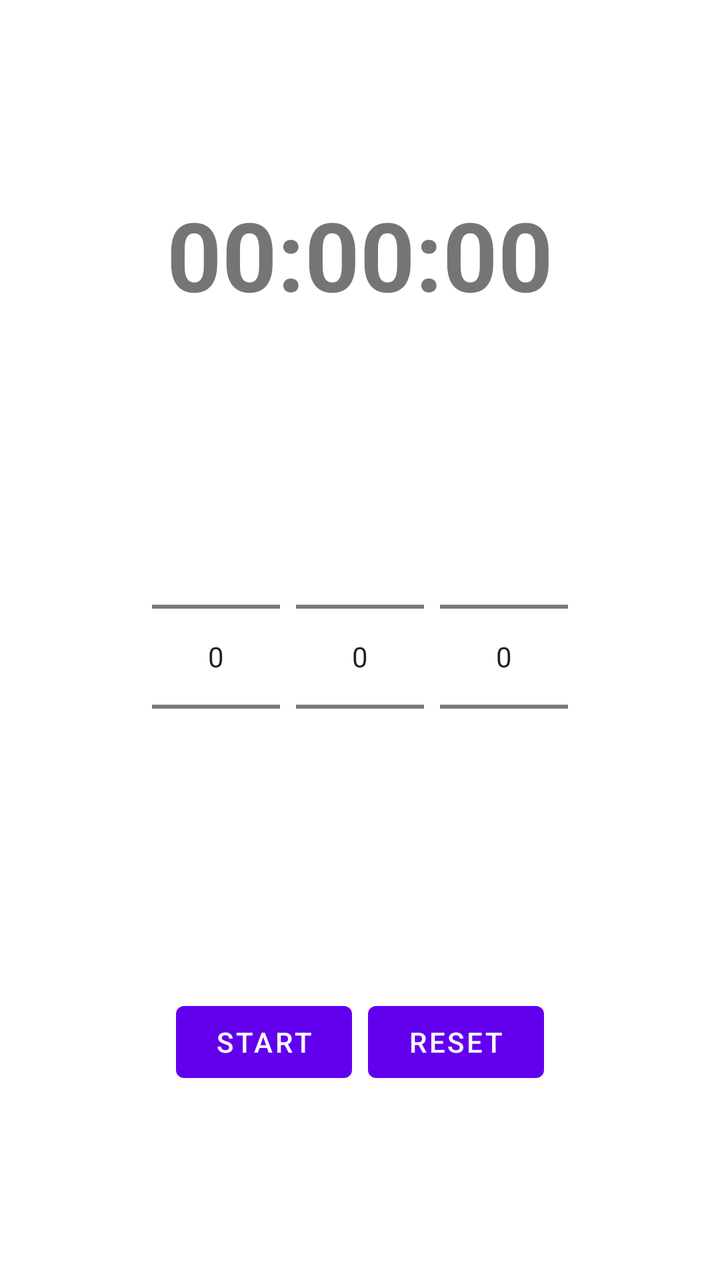
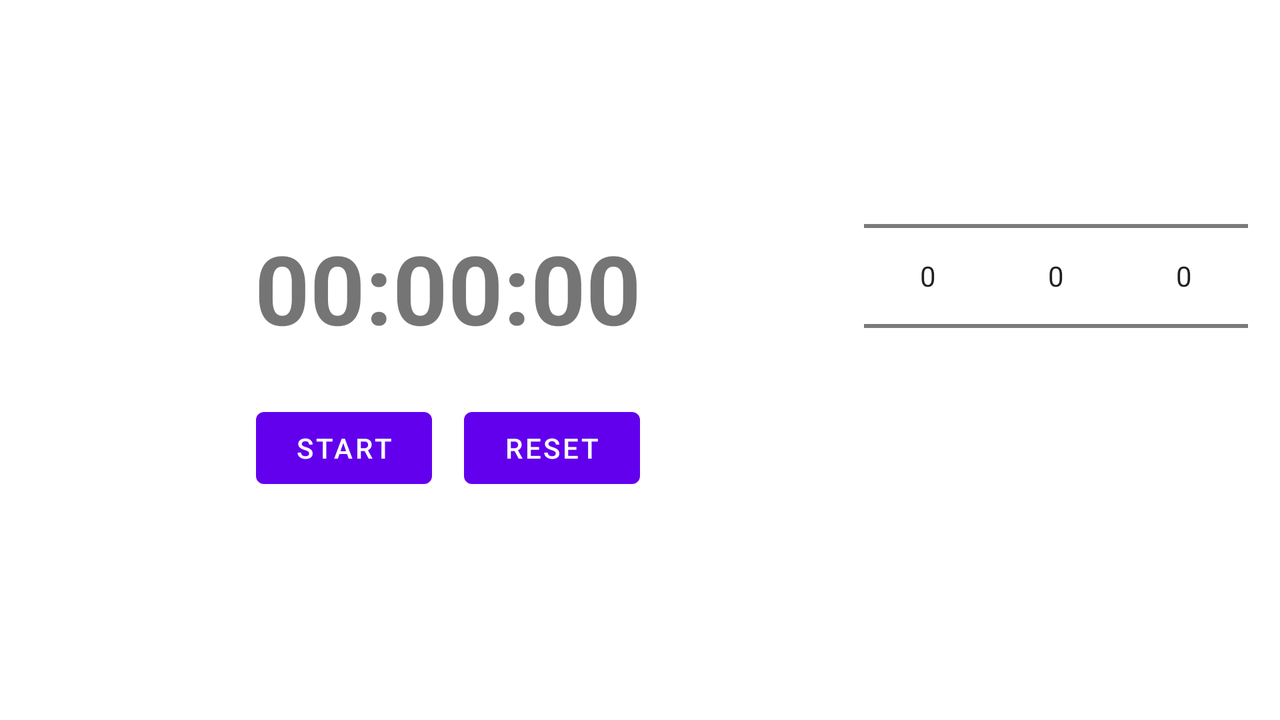

Compare how this app lays out the same screen by default and in its alternative resource folder. The renders come first, then the two layout files and the values they reference.
<!-- AndroidManifest.xml: application theme Theme.ShareYourTime -->
<!-- res/layout/fragment_timer.xml -->
<?xml version="1.0" encoding="utf-8"?>
<androidx.constraintlayout.widget.ConstraintLayout
    xmlns:android="http://schemas.android.com/apk/res/android"
    xmlns:app="http://schemas.android.com/apk/res-auto"
    android:layout_width="match_parent"
    android:layout_height="match_parent"
    android:padding="16dp">

    <TextView
        android:id="@+id/timerTextView"
        android:layout_width="wrap_content"
        android:layout_height="wrap_content"
        android:text="00:00:00"
        android:textSize="48sp"
        android:textStyle="bold"
        app:layout_constraintBottom_toTopOf="@+id/numberPickersLayout"
        app:layout_constraintEnd_toEndOf="parent"
        app:layout_constraintStart_toStartOf="parent"
        app:layout_constraintTop_toTopOf="parent" />

    <LinearLayout
        android:id="@+id/numberPickersLayout"
        android:layout_width="wrap_content"
        android:layout_height="wrap_content"
        android:orientation="horizontal"
        app:layout_constraintBottom_toTopOf="@+id/buttonsLayout"
        app:layout_constraintEnd_toEndOf="parent"
        app:layout_constraintStart_toStartOf="parent"
        app:layout_constraintTop_toBottomOf="@+id/timerTextView">

        <NumberPicker
            android:id="@+id/hoursPicker"
            android:layout_width="wrap_content"
            android:layout_height="wrap_content"
            android:layout_marginEnd="8dp" />

        <NumberPicker
            android:id="@+id/minutesPicker"
            android:layout_width="wrap_content"
            android:layout_height="wrap_content"
            android:layout_marginEnd="8dp" />

        <NumberPicker
            android:id="@+id/secondsPicker"
            android:layout_width="wrap_content"
            android:layout_height="wrap_content" />

    </LinearLayout>

    <LinearLayout
        android:id="@+id/buttonsLayout"
        android:layout_width="wrap_content"
        android:layout_height="wrap_content"
        android:orientation="horizontal"
        app:layout_constraintBottom_toBottomOf="parent"
        app:layout_constraintEnd_toEndOf="parent"
        app:layout_constraintStart_toStartOf="parent"
        app:layout_constraintTop_toBottomOf="@+id/numberPickersLayout">

        <Button
            android:id="@+id/startButton"
            android:layout_width="wrap_content"
            android:layout_height="wrap_content"
            android:layout_marginEnd="8dp"
            android:text="@string/start" />

        <Button
            android:id="@+id/resetButton"
            android:layout_width="wrap_content"
            android:layout_height="wrap_content"
            android:text="@string/reset" />

    </LinearLayout>

</androidx.constraintlayout.widget.ConstraintLayout>
<!-- resources referenced by this layout -->
<resources>
  <string name="reset">Reset</string>
  <string name="start">Start</string>
  <style name="Theme.ShareYourTime" parent="Theme.MaterialComponents.DayNight.DarkActionBar">
          
          <item name="colorPrimary">@color/purple_500</item>
          <item name="colorPrimaryVariant">@color/purple_700</item>
          <item name="colorOnPrimary">@color/white</item>
          
          <item name="colorSecondary">@color/teal_200</item>
          <item name="colorSecondaryVariant">@color/teal_700</item>
          <item name="colorOnSecondary">@color/black</item>
          
          <item name="android:statusBarColor">?attr/colorPrimaryVariant</item>
          
      </style>
</resources>
<!-- res/layout-land/fragment_timer.xml (the repository's variant of the layout above) -->
<!-- drawn on the phone turned sideways -->
<?xml version="1.0" encoding="utf-8"?>
<androidx.constraintlayout.widget.ConstraintLayout
    xmlns:android="http://schemas.android.com/apk/res/android"
    xmlns:app="http://schemas.android.com/apk/res-auto"
    android:layout_width="match_parent"
    android:layout_height="match_parent"
    android:padding="16dp">

    
    <LinearLayout
        android:id="@+id/mainRow"
        android:layout_width="0dp"
        android:layout_height="match_parent"
        android:orientation="horizontal"
        app:layout_constraintStart_toStartOf="parent"
        app:layout_constraintEnd_toEndOf="parent"
        app:layout_constraintTop_toTopOf="parent"
        app:layout_constraintBottom_toBottomOf="parent">

        
        <LinearLayout
            android:id="@+id/leftColumn"
            android:layout_width="766dp"
            android:layout_height="match_parent"
            android:layout_weight="0.5
"
            android:gravity="center"
            android:orientation="vertical">

            <TextView
                android:id="@+id/timerTextView"
                android:layout_width="wrap_content"
                android:layout_height="wrap_content"
                android:text="00:00:00"
                android:textSize="48sp"
                android:textStyle="bold" />

            <LinearLayout
                android:id="@+id/buttonsLayout"
                android:layout_width="wrap_content"
                android:layout_height="wrap_content"
                android:layout_marginTop="24dp"
                android:orientation="horizontal">

                <Button
                    android:id="@+id/startButton"
                    android:layout_width="wrap_content"
                    android:layout_height="wrap_content"
                    android:layout_marginEnd="16dp"
                    android:text="@string/start" />

                <Button
                    android:id="@+id/resetButton"
                    android:layout_width="wrap_content"
                    android:layout_height="wrap_content"
                    android:text="@string/reset" />
            </LinearLayout>
        </LinearLayout>

        
        <LinearLayout
            android:id="@+id/numberPickersLayout"
            android:layout_width="wrap_content"
            android:layout_height="wrap_content"
            android:layout_marginTop="32dp"
            android:orientation="horizontal"
            app:layout_constraintEnd_toEndOf="parent"
            app:layout_constraintStart_toStartOf="parent"
            app:layout_constraintTop_toBottomOf="@id/timerTextView">

            <NumberPicker
                android:id="@+id/hoursPicker"
                android:layout_width="wrap_content"
                android:layout_height="wrap_content"
                android:layout_marginBottom="8dp" />

            <NumberPicker
                android:id="@+id/minutesPicker"
                android:layout_width="wrap_content"
                android:layout_height="wrap_content"
                android:layout_marginBottom="8dp" />

            <NumberPicker
                android:id="@+id/secondsPicker"
                android:layout_width="wrap_content"
                android:layout_height="wrap_content"
                android:layout_marginBottom="8dp" />
        </LinearLayout>

    </LinearLayout>

</androidx.constraintlayout.widget.ConstraintLayout>
